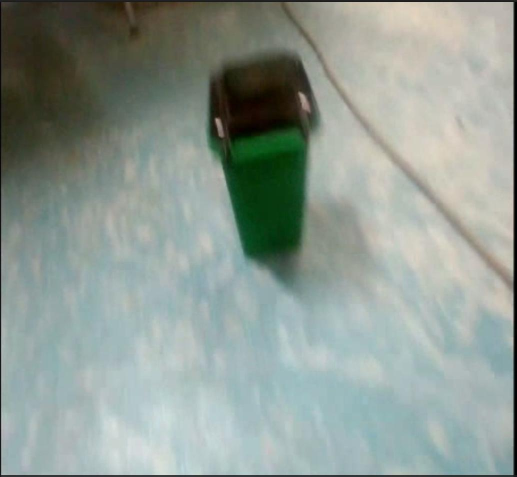
//> input picture Opencv/images/origin/7.png, 1033 x 953 px (shown at 1/2 size)
$ ./test6   (built with g++ and OpenCV 4)
//> lines starting //> are read from the running program, lines starting //| are printed output that depends on the picture
#include <opencv2/opencv.hpp>
#include <iostream>
#include <vector>
#include <opencv2/features2d.hpp>
#include <opencv2/flann.hpp>

// BRISK特征点检测
void briskKeypointDetection(const cv::Mat& src, cv::Mat& output, std::vector<cv::KeyPoint>& keypoints, cv::Mat& descriptors, int thresh = 30, int nOctaves = 4) {
    // 创建BRISK检测器
    cv::Ptr<cv::BRISK> brisk = cv::BRISK::create(thresh, nOctaves);

    // 检测关键点和计算描述符
    brisk->detectAndCompute(src, cv::noArray(), keypoints, descriptors);

    // 将输出图像设置为源图像的副本
    output = src.clone();

    // 在输出图像上绘制关键点
    cv::drawKeypoints(output, keypoints, output, cv::Scalar(0, 0, 255), cv::DrawMatchesFlags::DRAW_RICH_KEYPOINTS);
}

//ORB特征点检测
void orbKeypointDetection(const cv::Mat& src, cv::Mat& output, std::vector<cv::KeyPoint>& keypoints, cv::Mat& descriptors, int nfeatures = 500) {
    // 创建ORB检测器
    cv::Ptr<cv::ORB> orb = cv::ORB::create(nfeatures, 1.2f, 8, 31, 0, 2, cv::ORB::HARRIS_SCORE, 31);

    // 检测关键点和计算描述符
    orb->detectAndCompute(src, cv::noArray(), keypoints, descriptors);

    // 将输出图像设置为源图像的副本
    output = src.clone();

    // 在输出图像上绘制关键点
    cv::drawKeypoints(output, keypoints, output, cv::Scalar(0, 0, 255), cv::DrawMatchesFlags::DRAW_RICH_KEYPOINTS);
}


//BFMatcher匹配特征点
// 匹配类型的枚举
enum class BFMatcherType {
    L1,
    L2,
    HAMMING,
    HAMMING2
};
// 匹配方法的枚举
enum class BFMatchMethod {
    NEAREST_NEIGHBOR,  // 最近邻匹配
    KNN,               // K-近邻匹配
    CROSS_CHECK        // 交叉验证匹配
};
// 封装的BFMatcher匹配函数
std::vector<cv::DMatch> BFmatchFeatures(const cv::Mat& descriptors1, const cv::Mat& descriptors2,
                                      BFMatcherType matcherType, BFMatchMethod method,
                                      int k = 2, bool crossCheck = false) {
    // 选择匹配器类型
    cv::Ptr<cv::BFMatcher> matcher;
    switch (matcherType) {
        case BFMatcherType::L1:
            matcher = cv::BFMatcher::create(cv::NORM_L1, crossCheck);
            break;
        case BFMatcherType::L2:
            matcher = cv::BFMatcher::create(cv::NORM_L2, crossCheck);
            break;
        case BFMatcherType::HAMMING:
            matcher = cv::BFMatcher::create(cv::NORM_HAMMING, crossCheck);
            break;
        case BFMatcherType::HAMMING2:
            matcher = cv::BFMatcher::create(cv::NORM_HAMMING2, crossCheck);
            break;
        default:
            throw std::invalid_argument("Unsupported matcher type");
    }

    std::vector<cv::DMatch> matches;

    // 匹配方法
    if (method == BFMatchMethod::NEAREST_NEIGHBOR) {
        // 使用最近邻匹配
        matcher->match(descriptors1, descriptors2, matches);
    } else if (method == BFMatchMethod::KNN) {
        // 使用 KNN 匹配
        std::vector<std::vector<cv::DMatch>> knnMatches;
        matcher->knnMatch(descriptors1, descriptors2, knnMatches, k);

        // Lowe's ratio test 用于过滤匹配结果
        const float ratio_thresh = 0.75f;  // 设置 ratio test 阈值
        for (size_t i = 0; i < knnMatches.size(); i++) {
            if (knnMatches[i][0].distance < ratio_thresh * knnMatches[i][1].distance) {
                matches.push_back(knnMatches[i][0]);  // 保留通过 ratio test 的匹配
            }
        }
    } else if (method == BFMatchMethod::CROSS_CHECK) {
        // 启用交叉验证匹配
        matcher->match(descriptors1, descriptors2, matches);
    } else {
        throw std::invalid_argument("Unsupported match method");
    }

    return matches;
}


//FLANN匹配特征点
enum FLANNMatcherType {
    FLANN_KDTREE,   // FLANN KD-Tree 用于 SIFT, SURF
    FLANN_LSH,      // FLANN LSH 用于 ORB, BRIEF, BRISK, AKAZE
    FLANN_LINEAR    // FLANN 线性扫描 任意类型
};
// 封装的通用 FLANN 匹配函数，支持交叉验证、多种匹配方法和描述子类型
std::vector<cv::DMatch> flannMatch(const cv::Mat& descriptors1, const cv::Mat& descriptors2, FLANNMatcherType matcherType, bool useKnn = true, float ratioThresh = 0.75f, bool crossCheck = false) {
    std::vector<cv::DMatch> goodMatches;

    // 定义 FLANN 匹配器
    cv::Ptr<cv::DescriptorMatcher> matcher;

    // 根据匹配类型选择合适的 FLANN 匹配器
switch (matcherType) {
    case FLANN_KDTREE: {
        matcher = cv::makePtr<cv::FlannBasedMatcher>(cv::makePtr<cv::flann::KDTreeIndexParams>(5));
        break;
    }
    case FLANN_LSH: {
        matcher = cv::makePtr<cv::FlannBasedMatcher>(cv::makePtr<cv::flann::LshIndexParams>(12, 20, 2));
        break;
    }
    case FLANN_LINEAR: {
        matcher = cv::makePtr<cv::FlannBasedMatcher>(cv::makePtr<cv::flann::LinearIndexParams>());
        break;
    }
    default:
        std::cerr << "Unsupported matcher type!" << std::endl;
        return goodMatches;
}
    // 正向匹配
    if (useKnn) {
        // 使用 KNN 进行匹配并应用 Ratio Test
        std::vector<std::vector<cv::DMatch>> knnMatches;
        matcher->knnMatch(descriptors1, descriptors2, knnMatches, 2);  // K = 2

        // 进行 Ratio Test 过滤   --- 维度一致
        for (size_t i = 0; i < knnMatches.size(); i++) {
            if (knnMatches[i].size() > 1 && knnMatches[i][1].distance > 0) {  // 确保有两个匹配并且第二个距离有效
                if (knnMatches[i][0].distance < ratioThresh * knnMatches[i][1].distance) {
                    goodMatches.push_back(knnMatches[i][0]);
                }
            }
        }
    } else {
        // 使用普通的最近邻匹配
        matcher->match(descriptors1, descriptors2, goodMatches);
    }

    // [21 lines of commented-out code are left out]

    return goodMatches;
}


//RANSCAC匹配点优化，内点估计
class RANSACMatcher {
public:
    RANSACMatcher(double threshold, int maxIterations)
        : threshold(threshold), maxIterations(maxIterations) {}

    // 执行 RANSAC 匹配，计算内点
    std::vector<cv::DMatch> matchAndVisualize(const std::vector<cv::KeyPoint>& keypoints1,
                                              const std::vector<cv::KeyPoint>& keypoints2,
                                              const std::vector<cv::DMatch>& matches) {

        // 提取匹配的点
        std::vector<cv::Point2f> points1, points2;
        for (const auto& match : matches) {
            points1.push_back(keypoints1[match.queryIdx].pt);
            points2.push_back(keypoints2[match.trainIdx].pt);
        }

        // 运行 RANSAC 以找到内点
        std::vector<int> inliers = runRANSAC(points1, points2);

        // 输出内点数量
        std::cout << "Inliers: " << inliers.size() << std::endl;

        // 返回内点匹配
        return filterMatchesByInliers(matches, inliers);
    }

private:
    double threshold;       // 内点阈值
    int maxIterations;      // 最大迭代次数

    // 运行 RANSAC，使用 OpenCV 内置的 findHomography 方法
    std::vector<int> runRANSAC(const std::vector<cv::Point2f>& points1,
                               const std::vector<cv::Point2f>& points2) {
        std::vector<int> inliersMask;

        if (points1.size() < 4 || points2.size() < 4) {
            std::cerr << "Not enough points for RANSAC. At least 4 points are required." << std::endl;
            return inliersMask;
        }

        // 使用 OpenCV 内置 RANSAC 方法
        cv::Mat H = cv::findHomography(points1, points2, cv::RANSAC, threshold, inliersMask);

        if (H.empty()) {
            std::cerr << "Homography calculation failed." << std::endl;
            return inliersMask;
        }

        // 返回内点的掩码
        return inliersMask;
    }

    // 根据内点掩码返回内点的匹配对
    std::vector<cv::DMatch> filterMatchesByInliers(const std::vector<cv::DMatch>& matches,
                                                   const std::vector<int>& inliersMask) {
        std::vector<cv::DMatch> goodMatches;
        for (size_t i = 0; i < matches.size(); ++i) {
            if (inliersMask[i]) {
                goodMatches.push_back(matches[i]);
            }
        }
        return goodMatches;
    }
};

int main()
{
    cv::Mat img_1 = cv::imread("../images/origin/7.png",cv::IMREAD_COLOR);
//> img_1 is the input picture: 953 rows x 1033 cols, CV_8UC3; mean B, G, R 147.2, 154.7, 143.3
    cv::Mat img_2 = cv::imread("../images/origin/8.png",cv::IMREAD_COLOR);
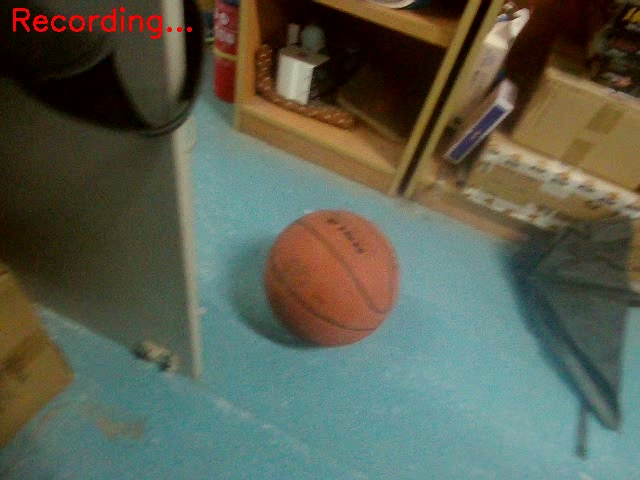
//> input picture Opencv/images/origin/8.png, 640 x 480 px
//> img_2 is the input picture: 480 rows x 640 cols, CV_8UC3; mean B, G, R 80.3, 95, 90.3
    cv::Mat img_1_brisk, img_2_brisk;
    cv::Mat img_1_orb, img_2_orb;
    std::vector<cv::KeyPoint> brisk_keypoints_1, brisk_keypoints_2;
    std::vector<cv::KeyPoint> orb_keypoints_1, orb_keypoints_2;
    cv::Mat brisk_descriptors_1, brisk_descriptors_2;
    cv::Mat orb_descriptors_1, orb_descriptors_2;
    if (img_1.empty() || img_2.empty())
    {
        std::cout << "Could not open or find the image" << std::endl;
        return -1;
    }
//BRISK特征点检测
    briskKeypointDetection(img_1, img_1_brisk, brisk_keypoints_1, brisk_descriptors_1, 30, 4);
//> in briskKeypointDetection, `brisk->detectAndCompute(src, cv::noArray(), keypoints, descriptors);`: keypoints = 19 keypoints; strongest (x, y, size): (435, 240, 37.6), (434, 239, 36.7), (602, 191, 58), (611, 203, 93.7)
//> brisk_keypoints_1 has the same summary as keypoints in briskKeypointDetection
    briskKeypointDetection(img_2, img_2_brisk, brisk_keypoints_2, brisk_descriptors_2, 30, 4);
//> in briskKeypointDetection (call 2), `brisk->detectAndCompute(src, cv::noArray(), keypoints, descriptors);`: keypoints = 155 keypoints; strongest (x, y, size): (506, 88, 48.8), (508, 106, 50.6), (301, 97, 50.7), (286, 58, 36)
//> brisk_keypoints_2 has the same summary as keypoints in briskKeypointDetection
std::cout << " BRISK keypoints in img1: " << brisk_descriptors_1.size() << std::endl;
//|  BRISK keypoints in img1: [64 x 19]
std::cout << " BRISK keypoints in img2: " << brisk_descriptors_2.size() << std::endl;
//|  BRISK keypoints in img2: [64 x 155]
//ORB特征点检测
    orbKeypointDetection(img_1, img_1_orb, orb_keypoints_1, orb_descriptors_1, 500);
//> in orbKeypointDetection, `orb->detectAndCompute(src, cv::noArray(), keypoints, descriptors);`: keypoints = 41 keypoints; strongest (x, y, size): (433, 238, 64.3), (433, 239, 77.1), (432, 238, 44.6), (434, 240, 111.1)
//> in orbKeypointDetection, `cv::drawKeypoints(output, keypoints, output, cv::Scalar(0, 0, 255), cv..`:
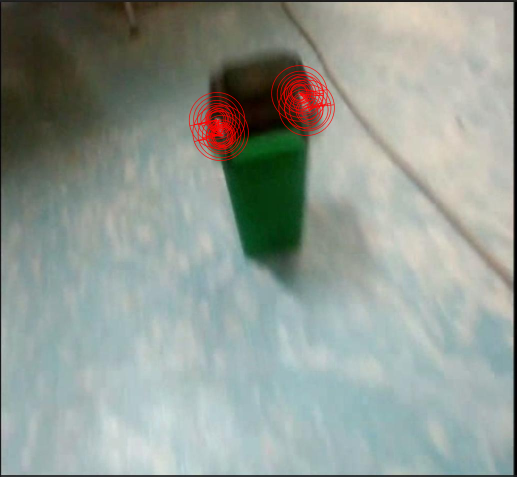
//> output: 953 rows x 1033 cols, CV_8UC3 (shown at 1/2 size); mean B, G, R 146.6, 153.9, 145
//> orb_keypoints_1 has the same summary as keypoints in orbKeypointDetection
    orbKeypointDetection(img_2, img_2_orb, orb_keypoints_2, orb_descriptors_2, 500);
//> call 2 of orbKeypointDetection, with nfeatures = 500
//> in orbKeypointDetection (call 2), `orb->detectAndCompute(src, cv::noArray(), keypoints, descriptors);`: keypoints = 498 keypoints; strongest (x, y, size): (311, 66, 64.3), (313, 66, 37.2), (314, 66, 31), (503, 82, 77.1)
//> in orbKeypointDetection (call 2), `cv::drawKeypoints(output, keypoints, output, cv::Scalar(0, 0, 255), cv..`:
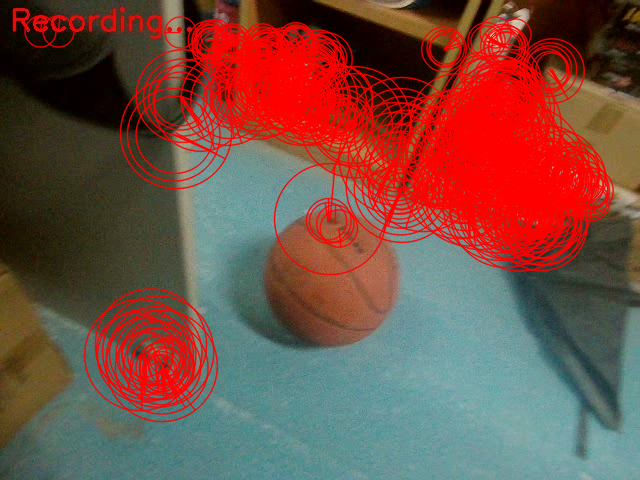
//> output: 480 rows x 640 cols, CV_8UC3; mean B, G, R 68.5, 78.5, 118.3
//> orb_keypoints_2 has the same summary as keypoints in orbKeypointDetection
std::cout << "Descriptors 1 size: " << orb_descriptors_1.size() << std::endl;
//| Descriptors 1 size: [32 x 41]
std::cout << "Descriptors 2 size: " << orb_descriptors_2.size() << std::endl;
//| Descriptors 2 size: [32 x 498]

// BRISK 特征点检测 + BFMatcher + HAMMING 距离匹配 + KNN 匹配特征点
    BFMatcherType brisk_BFmatcherType = BFMatcherType::HAMMING;
    BFMatchMethod brisk_BFmethod = BFMatchMethod::KNN;
    int brisk_k = 2;
    bool brisk_crossCheck = false;
    std::vector<cv::DMatch> brisk_matches = BFmatchFeatures(brisk_descriptors_1, brisk_descriptors_2, brisk_BFmatcherType, brisk_BFmethod, brisk_k, brisk_crossCheck);
//> in BFmatchFeatures, `matcher->knnMatch(descriptors1, descriptors2, knnMatches, k);`: knnMatches = 19 matches
//> the loop in BFmatchFeatures, `for (size_t i = 0; i < knnMatches.size(); i++)` made 19 passes
//> after the loop in BFmatchFeatures, `for (size_t i = 0; i < knnMatches.size(); i++)`: matches = 0 matches
//> brisk_matches = 0 matches
    cv::Mat img_BF_BRISK_HAMMING_KNN;  // 修改后的图像命名
    cv::drawMatches(img_1, brisk_keypoints_1, img_2, brisk_keypoints_2, brisk_matches, img_BF_BRISK_HAMMING_KNN, cv::Scalar::all(-1), cv::Scalar::all(-1), std::vector<char>(), cv::DrawMatchesFlags::NOT_DRAW_SINGLE_POINTS);
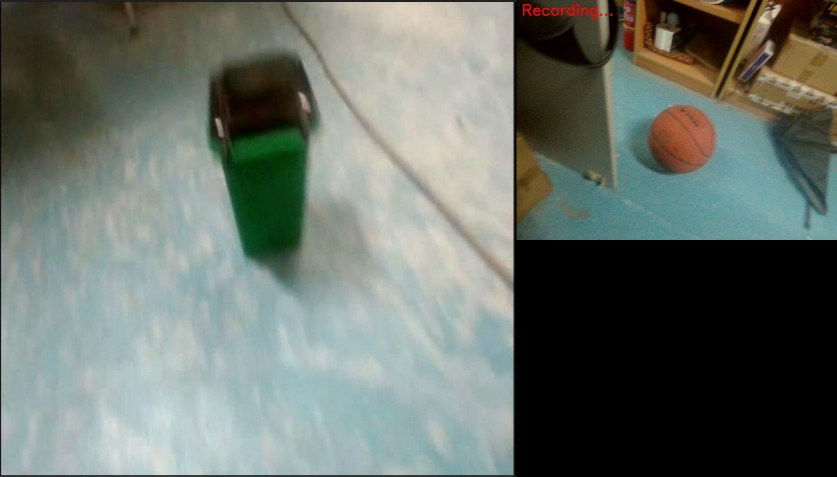
//> img_BF_BRISK_HAMMING_KNN: 953 rows x 1673 cols, CV_8UC3 (shown at 1/2 size); mean B, G, R 106.4, 113.8, 105.9

// ORB 特征点检测 + BFMatcher + HAMMING2 距离匹配 + KNN 匹配特征点
    BFMatcherType orb_BFmatcherType = BFMatcherType::HAMMING2;
    BFMatchMethod orb_BFmethod = BFMatchMethod::KNN;
    int orb_k = 2;
    bool orb_crossCheck = false;
    std::vector<cv::DMatch> orb_matches = BFmatchFeatures(orb_descriptors_1, orb_descriptors_2, orb_BFmatcherType, orb_BFmethod, orb_k, orb_crossCheck);
//> in BFmatchFeatures (call 2), `matcher->knnMatch(descriptors1, descriptors2, knnMatches, k);`: knnMatches = 41 matches
//> the loop in BFmatchFeatures (call 2), `for (size_t i = 0; i < knnMatches.size(); i++)` made 41 passes
//> orb_matches = 3 matches
    cv::Mat img_BF_ORB_HAMMING2_KNN;  // 修改后的图像命名
    cv::drawMatches(img_1, orb_keypoints_1, img_2, orb_keypoints_2, orb_matches, img_BF_ORB_HAMMING2_KNN, cv::Scalar::all(-1), cv::Scalar::all(-1), std::vector<char>(), cv::DrawMatchesFlags::NOT_DRAW_SINGLE_POINTS);

// BRISK 特征点检测 + FLANN + KNN 匹配特征点
    FLANNMatcherType brisk_flannMatcherType = FLANNMatcherType::FLANN_LSH;
    bool brisk_useKnn = true;
    float brisk_ratioThresh = 0.75f;
    bool brisk_crossCheck_flann = false;
    std::vector<cv::DMatch> brisk_flann_matches = flannMatch(brisk_descriptors_1, brisk_descriptors_2, brisk_flannMatcherType, brisk_useKnn, brisk_ratioThresh, brisk_crossCheck_flann);
//> in flannMatch, `matcher->knnMatch(descriptors1, descriptors2, knnMatches, 2);`: knnMatches = 19 matches
//> the loop in flannMatch, `for (size_t i = 0; i < knnMatches.size(); i++)` made 19 passes
//> brisk_flann_matches = 1 match
    cv::Mat img_FLANN_BRISK_LSH;  // 修改后的图像命名
    cv::drawMatches(img_1, brisk_keypoints_1, img_2, brisk_keypoints_2, brisk_flann_matches, img_FLANN_BRISK_LSH, cv::Scalar::all(-1), cv::Scalar::all(-1), std::vector<char>(), cv::DrawMatchesFlags::NOT_DRAW_SINGLE_POINTS);

// ORB 特征点检测 + FLANN + KNN 匹配特征点
    FLANNMatcherType orb_flannMatcherType = FLANNMatcherType::FLANN_LSH;
    bool orb_useKnn = true;
    float orb_ratioThresh = 0.75f;
    bool orb_crossCheck_flann = false;
    std::vector<cv::DMatch> orb_flann_matches = flannMatch(orb_descriptors_1, orb_descriptors_2, orb_flannMatcherType, orb_useKnn, orb_ratioThresh, orb_crossCheck_flann);
//> in flannMatch (call 2), `matcher->knnMatch(descriptors1, descriptors2, knnMatches, 2);`: knnMatches = 41 matches
//> the loop in flannMatch (call 2), `for (size_t i = 0; i < knnMatches.size(); i++)` made 41 passes
//> orb_flann_matches = 3 matches
    cv::Mat img_FLANN_ORB_LSH;  // 修改后的图像命名
    cv::drawMatches(img_1, orb_keypoints_1, img_2, orb_keypoints_2, orb_flann_matches, img_FLANN_ORB_LSH, cv::Scalar::all(-1), cv::Scalar::all(-1), std::vector<char>(), cv::DrawMatchesFlags::NOT_DRAW_SINGLE_POINTS);


//RANSAC匹配点优化，内点估计
    RANSACMatcher ransac(0.5, 1000);
    std::vector<cv::DMatch> brisk_ransac_matches;
    std::vector<cv::DMatch> orb_ransac_matches;
    brisk_ransac_matches = ransac.matchAndVisualize(brisk_keypoints_1, brisk_keypoints_2, brisk_flann_matches);
//> the loop in matchAndVisualize, `for (const auto& match : matches)` made 1 pass
//| Inliers: 0
//> (the run ends here: the program crashes, at `if (inliersMask[i])`)
